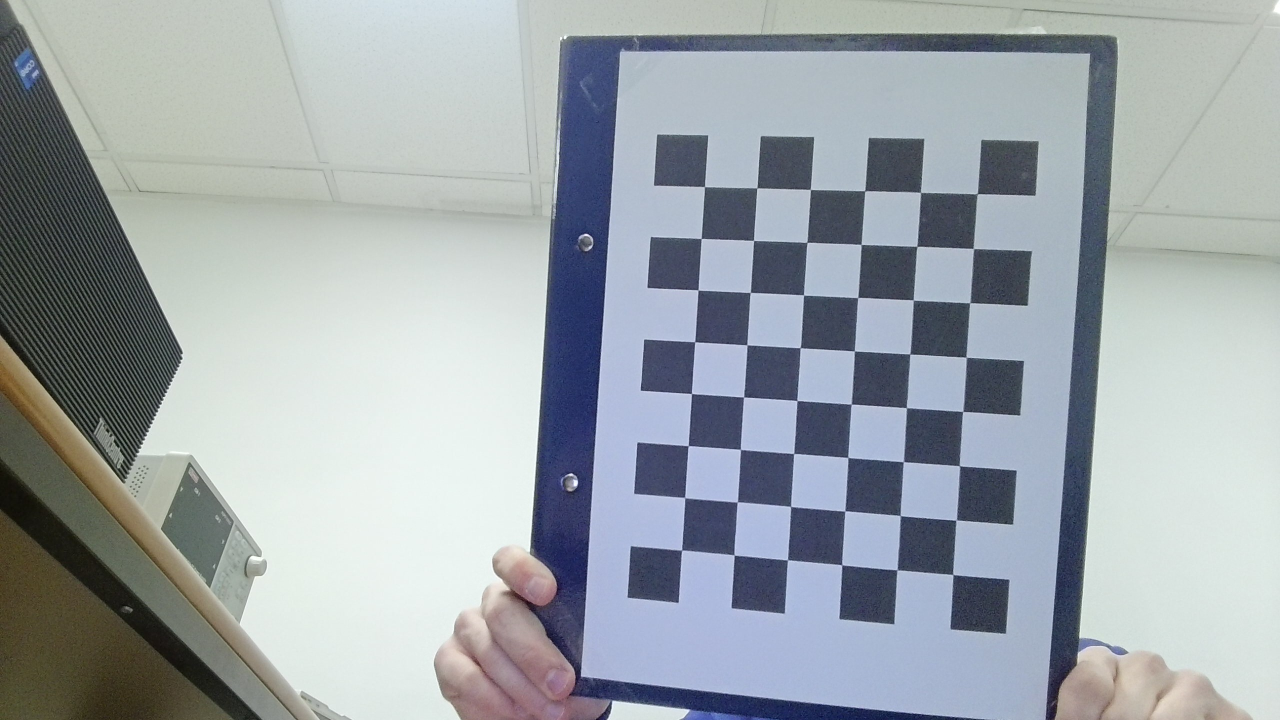
#> input picture fotos_damero/WIN_20261120_17_09_40_Pro.jpg, 2560 x 1440 px (shown at 1/2 size)
$ python -i hsv_ranges.py   (imports and definitions only)
#> lines starting #> are read from the running program, lines starting #| are printed output that depends on the picture; after the words box and inside, x2 and y2 are one past the last pixel; in counts of white or black regions, pixels touching at a corner belong together
#> further down, picture is the input picture: shape (1440, 2560, 3); mean B, G, R 169.3, 164.4, 157
import cv2
import numpy as np
from undistort import get_undistort_maps


def nothing(x):
    pass


def get_hsv_color_ranges(image: np.array):

    # Create a window (resizable, so the whole frame is scaled into it)
    cv2.namedWindow('image', cv2.WINDOW_NORMAL)
    cv2.resizeWindow("image", 960, 800)

    # Create trackbars for color change
    cv2.createTrackbar('HMin', 'image', 0, 255, nothing)
#> slider 'HMin' is set to 51
    cv2.createTrackbar('SMin', 'image', 0, 255, nothing)
#> slider 'SMin' is set to 51
    cv2.createTrackbar('VMin', 'image', 0, 255, nothing)
#> slider 'VMin' is set to 51
    cv2.createTrackbar('HMax', 'image', 0, 255, nothing)
#> slider 'HMax' is set to 255
    cv2.createTrackbar('SMax', 'image', 0, 255, nothing)
#> slider 'SMax' is set to 255
    cv2.createTrackbar('VMax', 'image', 0, 255, nothing)
#> slider 'VMax' is set to 255

    # Set default value for MAX HSV trackbars.
    cv2.setTrackbarPos('HMax', 'image', 255)
    cv2.setTrackbarPos('SMax', 'image', 255)
    cv2.setTrackbarPos('VMax', 'image', 255)

    # Initialize to check if HSV min/max value changes
    hMin = sMin = vMin = hMax = sMax = vMax = 0
    phMin = psMin = pvMin = phMax = psMax = pvMax = 0

    output = image
    wait_time = 33

    while(1):

        if cv2.getWindowProperty('image', cv2.WND_PROP_VISIBLE) < 1:
            break
        # get current positions of all trackbars
        hMin = cv2.getTrackbarPos('HMin','image')
        sMin = cv2.getTrackbarPos('SMin','image')
        vMin = cv2.getTrackbarPos('VMin','image')

        hMax = cv2.getTrackbarPos('HMax','image')
        sMax = cv2.getTrackbarPos('SMax','image')
        vMax = cv2.getTrackbarPos('VMax','image')

        # Set minimum and max HSV values to display
        lower = np.array([hMin, sMin, vMin])
        upper = np.array([hMax, sMax, vMax])

        # Create HSV Image and threshold into a range.
        hsv = cv2.cvtColor(image, cv2.COLOR_BGR2HSV)
#> hsv: shape (1440, 2560, 3); mean H, S, V 82.6, 37.6, 174.3
        mask = cv2.inRange(hsv, lower, upper)
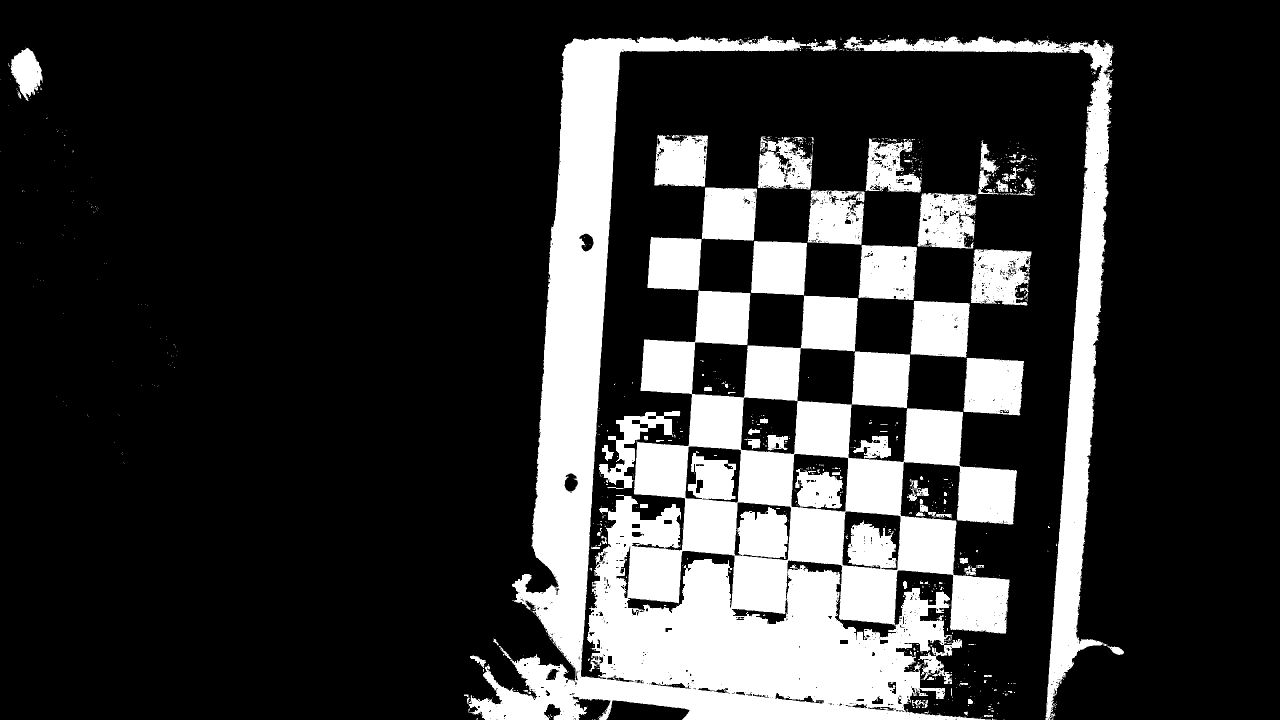
#> mask: shape (1440, 2560) (shown at 1/2 size); 21.4% white; 962 white regions (866 under 20 px), largest, box (x1, y1, x2, y2) and area: (936, 72, 2034, 1440) 566611, (1688, 73, 2248, 1440) 70748, (1927, 716, 2048, 831) 12144
        output = cv2.bitwise_and(image,image, mask= mask)
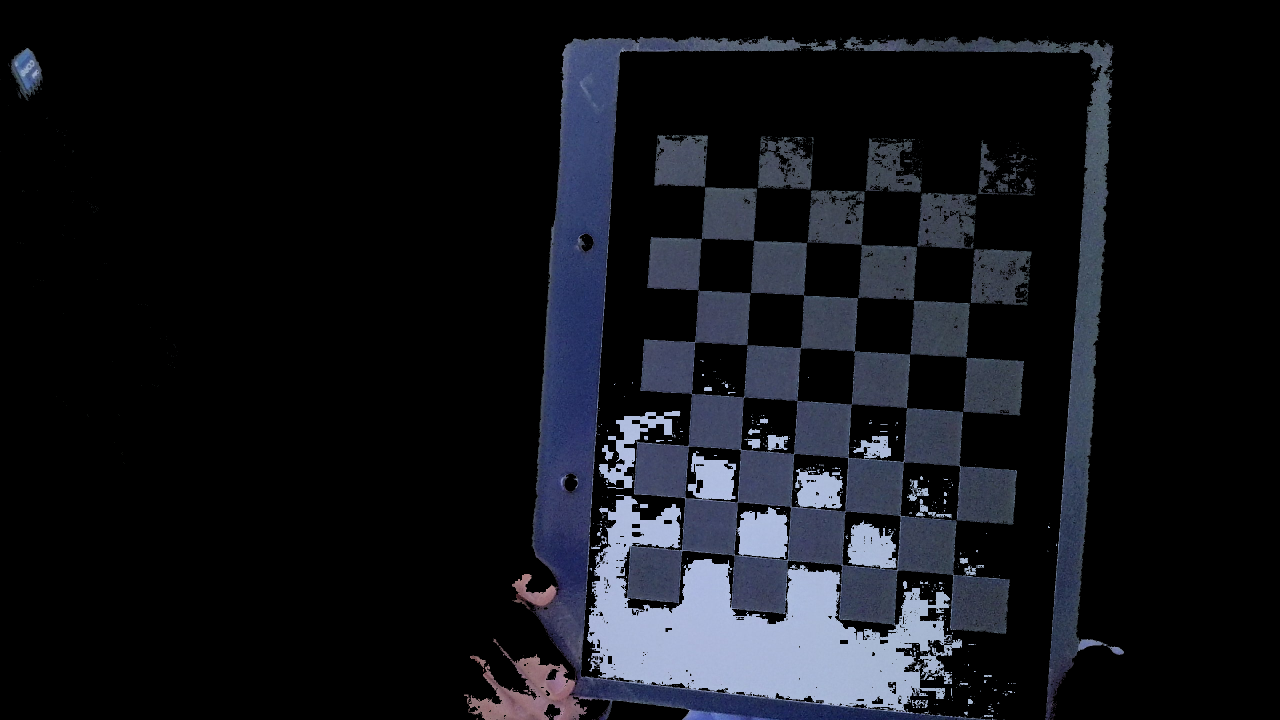
#> output: shape (1440, 2560, 3) (shown at 1/2 size); mean B, G, R 26.7, 20.9, 19.1

        # Print if there is a change in HSV value
        if( (phMin != hMin) | (psMin != sMin) | (pvMin != vMin) | (phMax != hMax) | (psMax != sMax) | (pvMax != vMax) ):
            print("(hMin = %d , sMin = %d, vMin = %d), (hMax = %d , sMax = %d, vMax = %d)" % (hMin , sMin , vMin, hMax, sMax , vMax))
            phMin = hMin
            psMin = sMin
            pvMin = vMin
            phMax = hMax
            psMax = sMax
            pvMax = vMax

        # Display output image
        cv2.imshow('image',output)

        # Wait longer to prevent freeze for videos.
        if cv2.waitKey(wait_time) & 0xFF == ord('q'):
#> (key q is pressed here)
            break

    cv2.destroyAllWindows()


# [37 lines left out: function main, not called in this run]


# [2 lines not run here, left out]

>>> import cv2
>>> picture = cv2.imread('../fotos_damero/WIN_20261120_17_09_40_Pro.jpg')
>>> result = get_hsv_color_ranges(picture)

$ run again, on fotos_damero/WIN_20261120_17_09_43_Pro.jpg
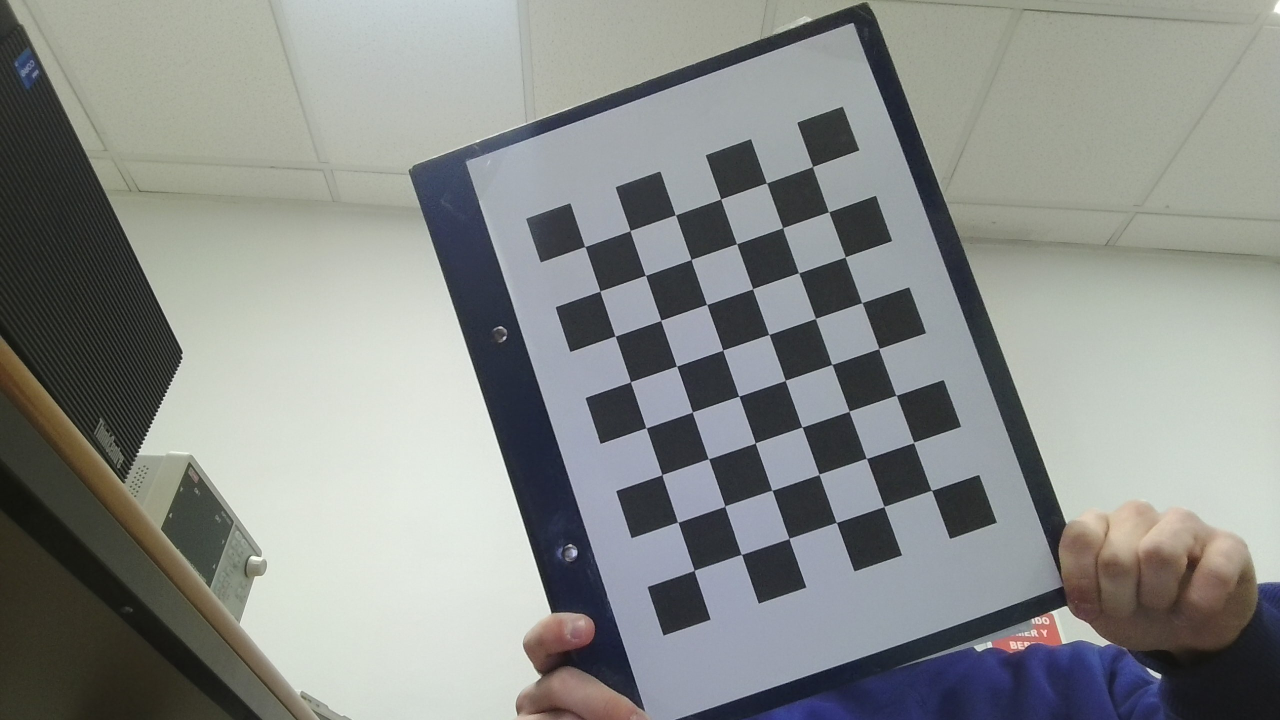
#> input picture fotos_damero/WIN_20261120_17_09_43_Pro.jpg, 2560 x 1440 px (shown at 1/2 size)
#> picture is the input picture: shape (1440, 2560, 3); mean B, G, R 137.1, 139.9, 136.9
#> hsv: shape (1440, 2560, 3); mean H, S, V 66.1, 31.5, 144.9
#> in get_hsv_color_ranges, `mask = cv2.inRange(hsv, lower, upper)`:
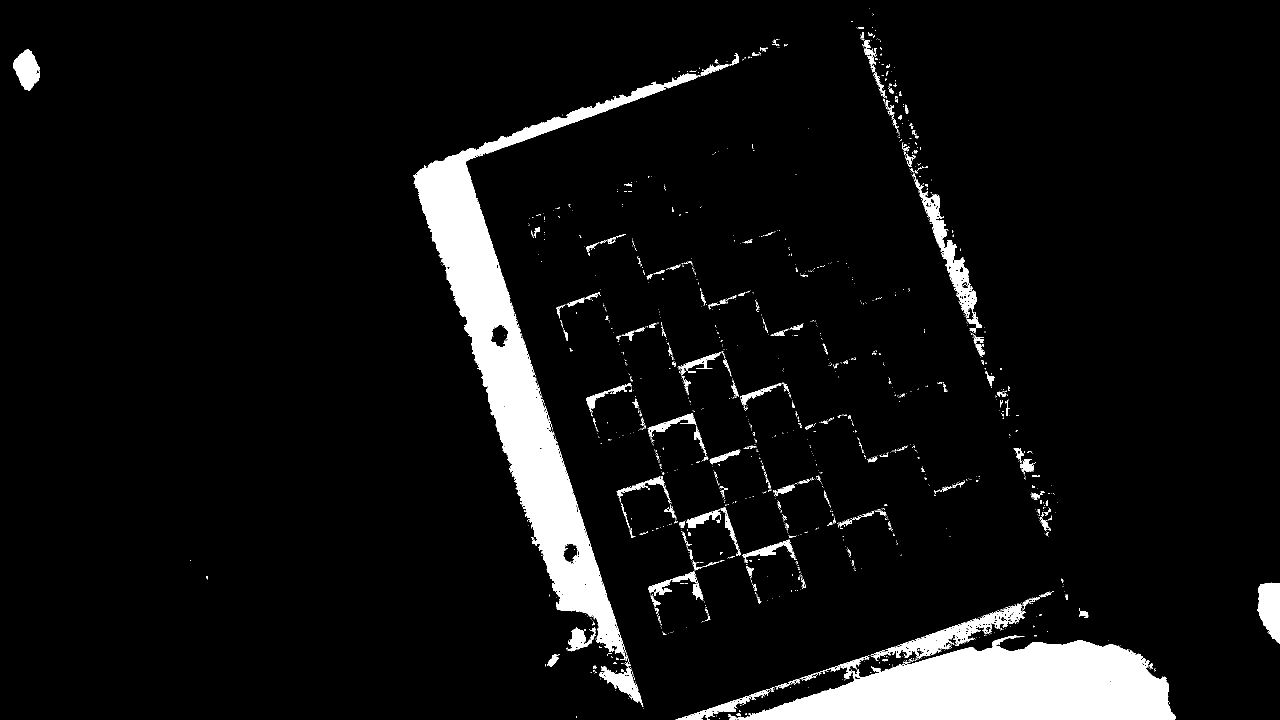
#> mask: shape (1440, 2560) (shown at 1/2 size); 6.9% white; 1754 white regions (1561 under 20 px), largest, box (x1, y1, x2, y2) and area: (827, 146, 1401, 1314) 106850, (1456, 1271, 2352, 1440) 91754, (1742, 1208, 2052, 1322) 7132
#> in get_hsv_color_ranges, `output = cv2.bitwise_and(image,image, mask= mask)`:
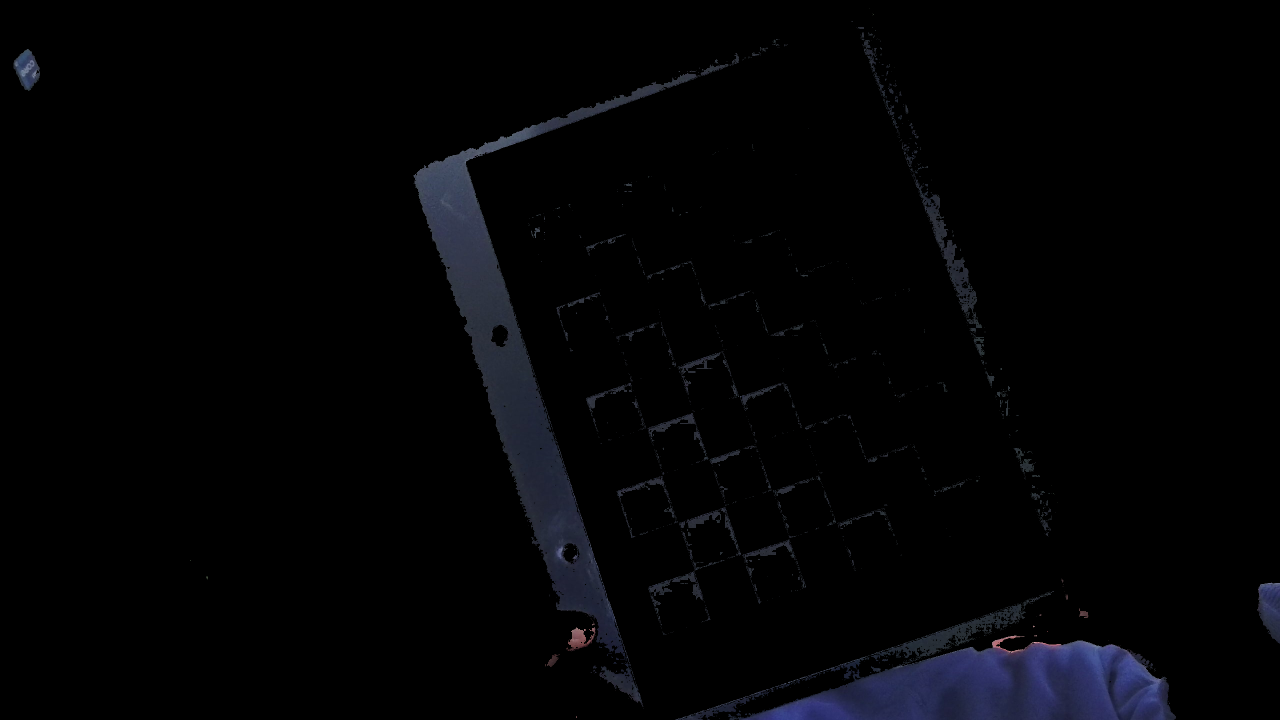
#> output: shape (1440, 2560, 3) (shown at 1/2 size); mean B, G, R 5.1, 3.4, 3.1

$ run again, on fotos_damero/WIN_20261120_17_09_53_Pro.jpg
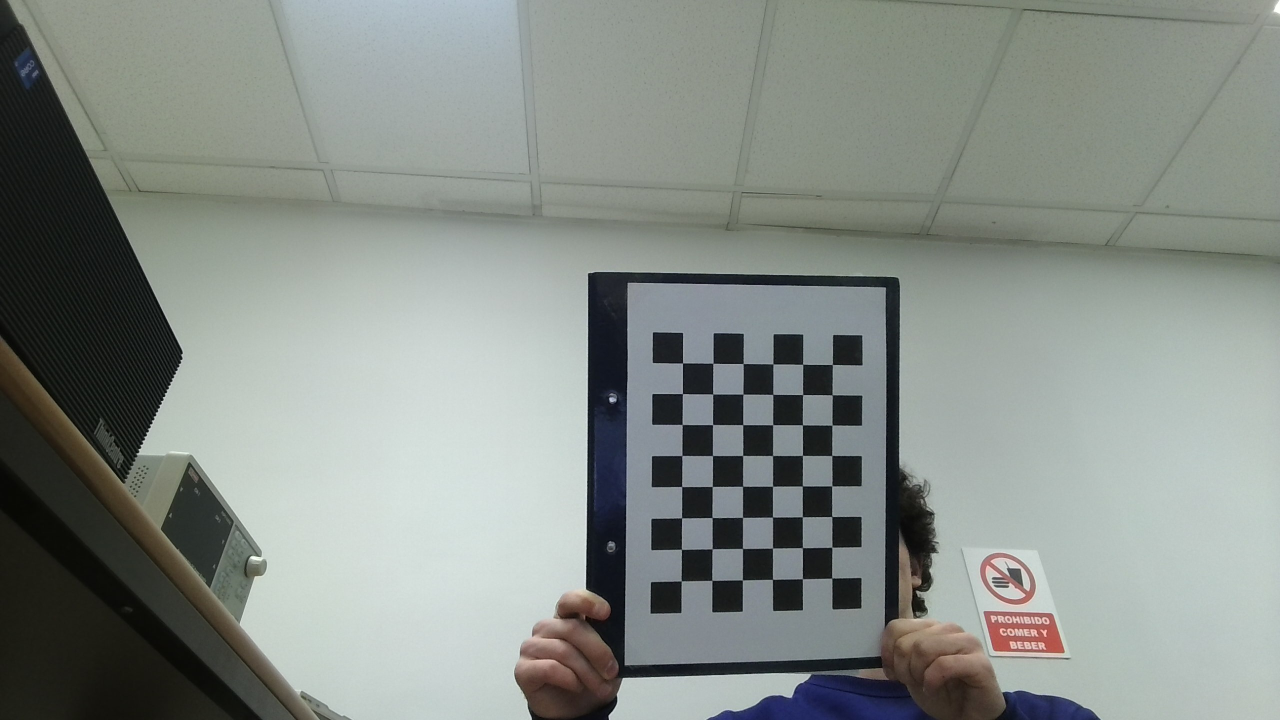
#> input picture fotos_damero/WIN_20261120_17_09_53_Pro.jpg, 2560 x 1440 px (shown at 1/2 size)
#> picture is the input picture: shape (1440, 2560, 3); mean B, G, R 135.6, 140.8, 134.1
#> hsv: shape (1440, 2560, 3); mean H, S, V 66.6, 28.1, 142.7
#> in get_hsv_color_ranges, `mask = cv2.inRange(hsv, lower, upper)`:
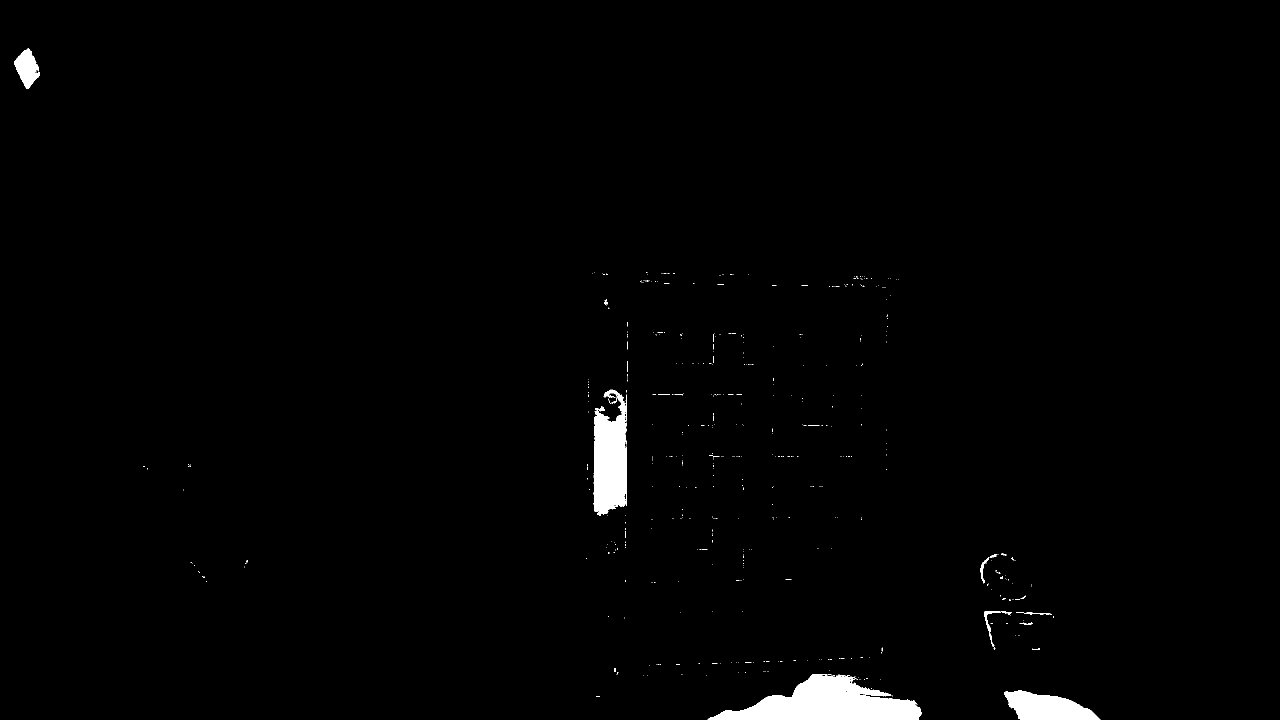
#> mask: shape (1440, 2560) (shown at 1/2 size); 1.3% white; 485 white regions (467 under 20 px), largest, box (x1, y1, x2, y2) and area: (1415, 1349, 1843, 1440) 21624, (1187, 779, 1254, 1032) 12669, (2008, 1381, 2201, 1440) 7382
